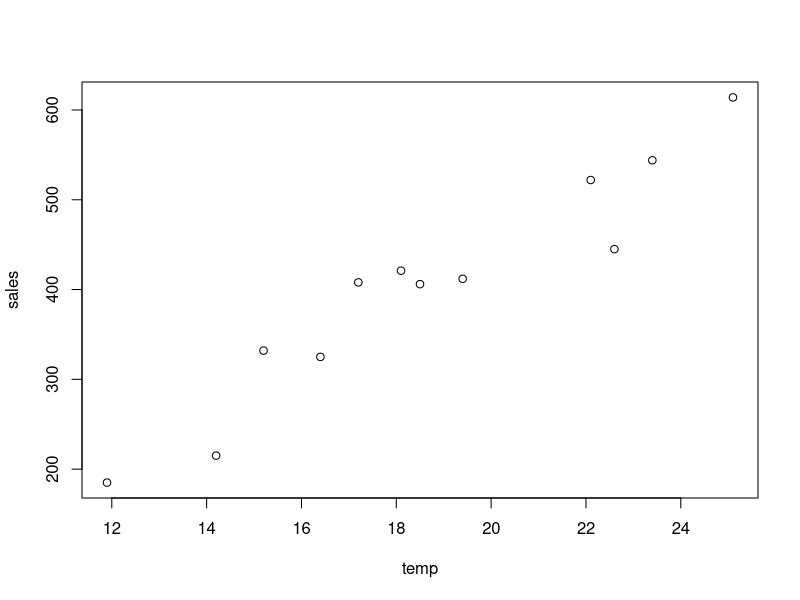

This chart was generated by the following R code: (Note: this script raises an error after producing the figure.)
print ("I am gonna learn R")

temp = c(14.2, 16.4, 11.9, 15.2, 18.5, 22.1, 19.4, 25.1, 23.4, 18.1, 22.6, 17.2)

sales = c(215, 325, 185, 332, 406, 522, 412, 614, 544, 421, 445, 408)

plot(temp, sales)

calc_correl <- function(a, b) {
	sum_a = sum(a)
	sum_b = sum(b)
	sum_aSq = sum(a^2)
	sum_bSq = sum(b^2)
	sum_ab = sum(a * b)
	n = length(a)
	
	r_ab = n*sum_ab-sum_a*sum_b / ((n*sum_aSq - sum_a^2)^0.5 * (n*sum_bSq - sum_b^2)^0.5)

	r_ab
}

r_TempSales = calc_correl(temp, sales)

print("correlation between temp and sales is", r_TempSales, "\n")

#pdf(file = "filenameyoudesire.pdf", width = 8, height = 8)
#dev.off()

print(length(temp))
print(length(sales))




